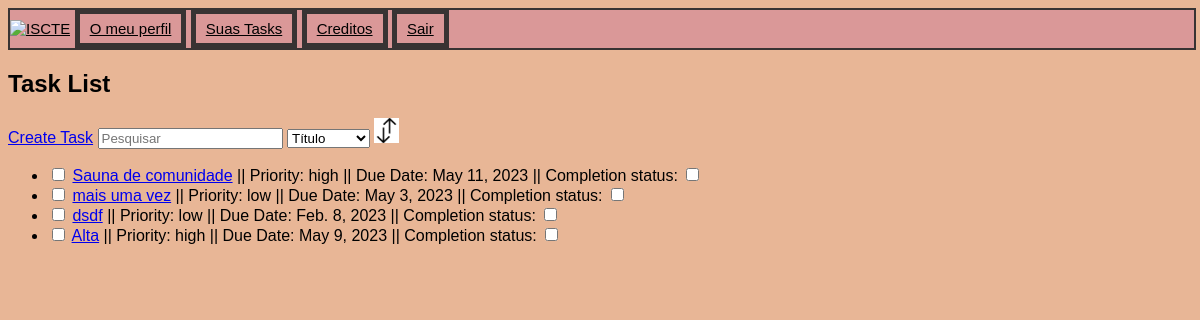
The page /taskmanager/tasks/ (signed in) on the database its author committed.
### taskmanager/models.py (models this page shows, shortened)
class Task(models.Model):
    PRIORITY_CHOICES = [
        ('pouca', 'Pouca'),
        ('mediana', 'Mediana'),
        ('alta', 'Alta')
    ]
    title = models.CharField(max_length=200)
    description = models.TextField()
    priority = models.CharField(max_length=20, choices=PRIORITY_CHOICES)
    deadline = models.DateField()
    completed = models.BooleanField(default=False)
    user = models.ForeignKey(User, on_delete=models.CASCADE)

### taskmanager/views.py (the view)
# urls.py: path('tasks/', views.task_list, name='task_list'),
@login_required(login_url='/taskmanager/')
def task_list(request):
    tasks = Task.objects.filter(user=request.user)
    return render(request, 'taskmanager/task_list.html', {'tasks': tasks})

### taskmanager/templates/taskmanager/task_list.html (shortened to what this page needs)
{% extends "./base.html" %}
{% block head %}
    {% load static %}
    <link rel="stylesheet" type="text/css" href="{% static 'taskmanager/css/mystyle.css'%}">
{% endblock %}
{% block content %}
  <h2>Task List</h2>
    <a href="{% url 'taskmanager:create_task' %}">Create Task</a>
    <input type="text" placeholder="Pesquisar" id="search" onkeyup="search()">
    <select id="criteria">
        <option selected value="title"> Título</option>
    </select>
    <img onclick="sort()" src="{% static 'taskmanager/images/sorting_arrow.png' %}" width="25" height="25">
    <ul id="list">
  {% if tasks %}
    {% for task in tasks %}
      <li>
      <input type="checkbox" id="{{ task.id }}" name="ids" onchange="visibility()">
      <a href="{% url 'taskmanager:edit_task' task.id %}"> {{ task.title }}</a>
      <label class="priority"> || Priority: {{ task.priority }} || </label>
      <label class="deadline"> Due Date: {{ task.deadline }} || </label>
      <label> Completion status: </label>
      <input type="checkbox" class="completed" {% if task.completed %} checked="true" {% endif %} onchange="update({{ task.id }})">
      </li>
    {% endfor %}
  {% else %}
        <p>Não há tarefas disponíveis.</p>
    {% endif %}
  </ul>
{% endblock %}

### taskmanager/static/taskmanager/css/mystyle.css (style rules this page uses)
body { background-color: #e8b696; font-family: "Arial"; }

### rows shown on the page
Task: title "Sauna de comunidade", priority "high", deadline "May 11, 2023"
Task: title "mais uma vez", priority "low", deadline "May 3, 2023"
Task: title "dsdf", priority "low", deadline "Feb. 8, 2023"
Task: title "Alta", priority "high", deadline "May 9, 2023"
